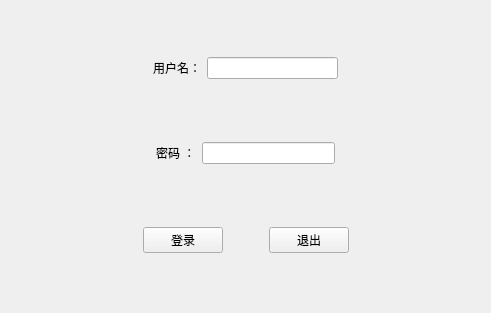
<?xml version="1.0" encoding="UTF-8"?>
<ui version="4.0">
 <class>MainWindow</class>
 <widget class="QMainWindow" name="MainWindow">
  <property name="geometry">
   <rect>
    <x>0</x>
    <y>0</y>
    <width>491</width>
    <height>313</height>
   </rect>
  </property>
  <property name="windowTitle">
   <string>登录窗口</string>
  </property>
  <widget class="QWidget" name="centralWidget">
   <layout class="QVBoxLayout" name="verticalLayout">
    <item>
     <widget class="QWidget" name="widget" native="true">
      <property name="sizePolicy">
       <sizepolicy hsizetype="Preferred" vsizetype="Fixed">
        <horstretch>0</horstretch>
        <verstretch>0</verstretch>
       </sizepolicy>
      </property>
      <layout class="QHBoxLayout" name="horizontalLayout_2">
       <item>
        <spacer name="horizontalSpacer_4">
         <property name="orientation">
          <enum>Qt::Horizontal</enum>
         </property>
         <property name="sizeHint" stdset="0">
          <size>
           <width>40</width>
           <height>20</height>
          </size>
         </property>
        </spacer>
       </item>
       <item>
        <widget class="QLabel" name="label">
         <property name="text">
          <string>用户名：</string>
         </property>
        </widget>
       </item>
       <item>
        <widget class="QLineEdit" name="lineEdit"/>
       </item>
       <item>
        <spacer name="horizontalSpacer_5">
         <property name="orientation">
          <enum>Qt::Horizontal</enum>
         </property>
         <property name="sizeHint" stdset="0">
          <size>
           <width>40</width>
           <height>20</height>
          </size>
         </property>
        </spacer>
       </item>
      </layout>
     </widget>
    </item>
    <item>
     <widget class="QWidget" name="widget_2" native="true">
      <property name="sizePolicy">
       <sizepolicy hsizetype="Preferred" vsizetype="Fixed">
        <horstretch>0</horstretch>
        <verstretch>0</verstretch>
       </sizepolicy>
      </property>
      <layout class="QHBoxLayout" name="horizontalLayout_3">
       <item>
        <spacer name="horizontalSpacer_6">
         <property name="orientation">
          <enum>Qt::Horizontal</enum>
         </property>
         <property name="sizeHint" stdset="0">
          <size>
           <width>40</width>
           <height>20</height>
          </size>
         </property>
        </spacer>
       </item>
       <item>
        <widget class="QLabel" name="label_2">
         <property name="text">
          <string>密码 ：</string>
         </property>
        </widget>
       </item>
       <item>
        <widget class="QLineEdit" name="lineEdit_2">
         <property name="echoMode">
          <enum>QLineEdit::Password</enum>
         </property>
        </widget>
       </item>
       <item>
        <spacer name="horizontalSpacer_7">
         <property name="orientation">
          <enum>Qt::Horizontal</enum>
         </property>
         <property name="sizeHint" stdset="0">
          <size>
           <width>40</width>
           <height>20</height>
          </size>
         </property>
        </spacer>
       </item>
      </layout>
     </widget>
    </item>
    <item>
     <widget class="QWidget" name="widget_3" native="true">
      <property name="sizePolicy">
       <sizepolicy hsizetype="Preferred" vsizetype="Fixed">
        <horstretch>0</horstretch>
        <verstretch>0</verstretch>
       </sizepolicy>
      </property>
      <layout class="QHBoxLayout" name="horizontalLayout_4">
       <item>
        <spacer name="horizontalSpacer">
         <property name="orientation">
          <enum>Qt::Horizontal</enum>
         </property>
         <property name="sizeHint" stdset="0">
          <size>
           <width>40</width>
           <height>20</height>
          </size>
         </property>
        </spacer>
       </item>
       <item>
        <widget class="QPushButton" name="pushButton">
         <property name="text">
          <string>登录</string>
         </property>
        </widget>
       </item>
       <item>
        <spacer name="horizontalSpacer_3">
         <property name="orientation">
          <enum>Qt::Horizontal</enum>
         </property>
         <property name="sizeType">
          <enum>QSizePolicy::Fixed</enum>
         </property>
         <property name="sizeHint" stdset="0">
          <size>
           <width>40</width>
           <height>20</height>
          </size>
         </property>
        </spacer>
       </item>
       <item>
        <widget class="QPushButton" name="pushButton_2">
         <property name="text">
          <string>退出</string>
         </property>
        </widget>
       </item>
       <item>
        <spacer name="horizontalSpacer_2">
         <property name="orientation">
          <enum>Qt::Horizontal</enum>
         </property>
         <property name="sizeHint" stdset="0">
          <size>
           <width>40</width>
           <height>20</height>
          </size>
         </property>
        </spacer>
       </item>
      </layout>
     </widget>
    </item>
   </layout>
   <zorder>widget</zorder>
   <zorder>widget_2</zorder>
   <zorder>widget_3</zorder>
   <zorder>label_2</zorder>
  </widget>
 </widget>
 <layoutdefault spacing="6" margin="11"/>
 <resources/>
 <connections/>
</ui>
